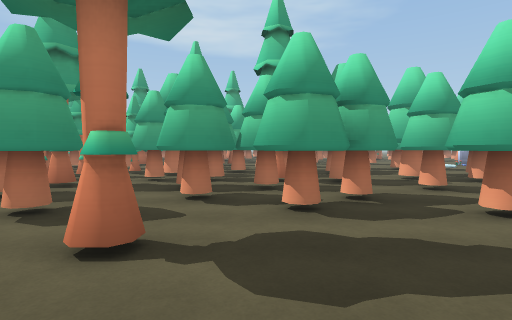
View 1 (above)

24 first-person views from a walk through a scene from a Unity 3-D project. The camera is 1.5 m above the floor, tilts 2° down and sees 80° across. The floor is counted in squares, 2 m on a side. Each view is taken from the middle of a square. On the plan, view 1 faces up. The plan holds only what a view shows up to about 10 squares ahead; the rest is blank. The place goes on beyond the plan. Some surface patterns are stand-ins.

View 2
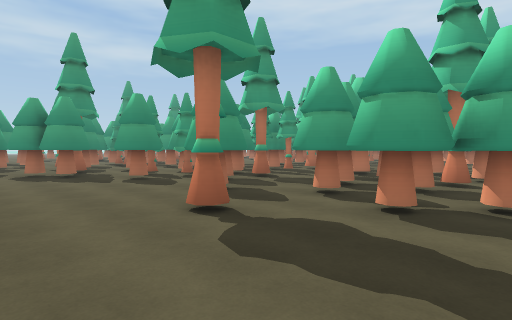

View 3
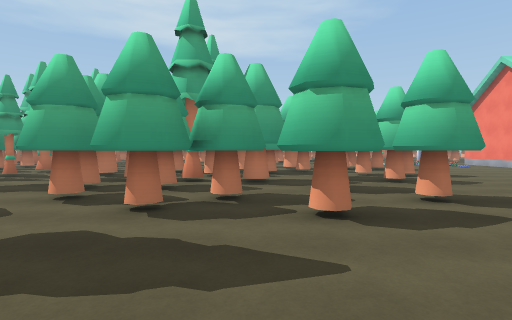

View 4
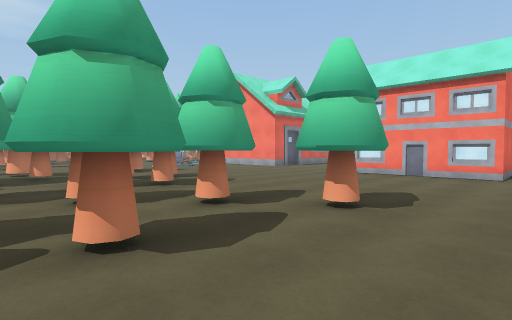

View 5
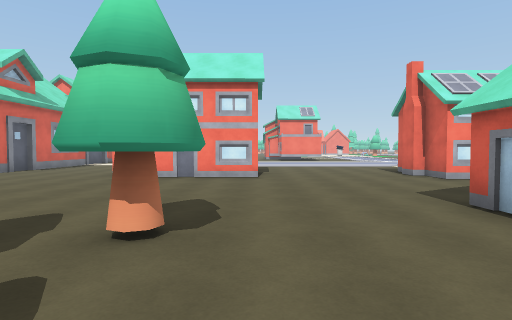

View 6
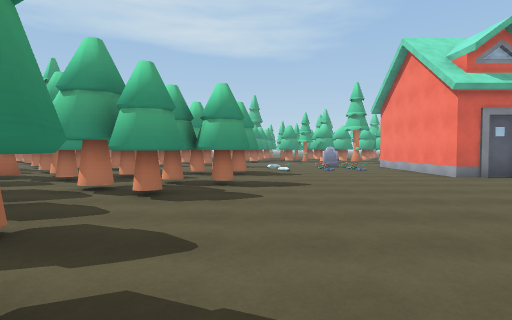

View 7
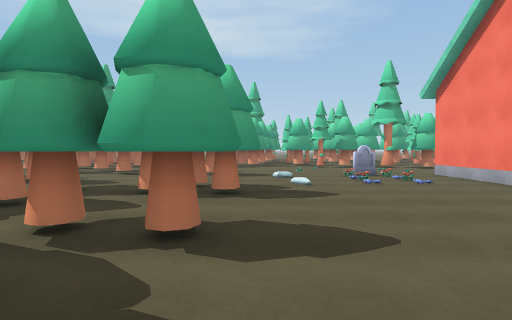

View 8
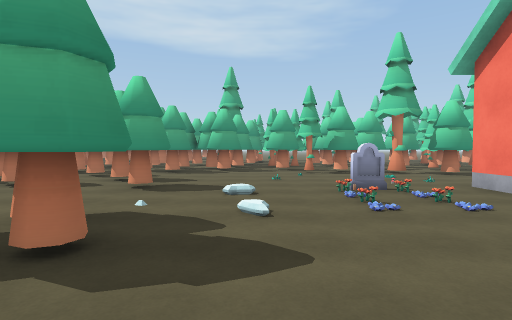

View 9
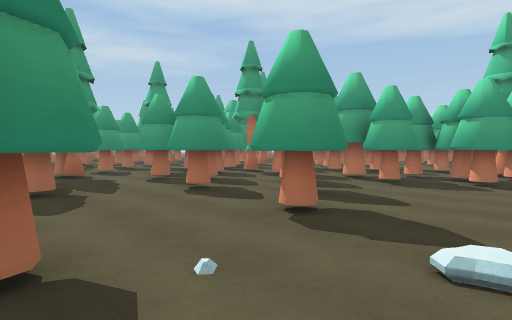

View 10
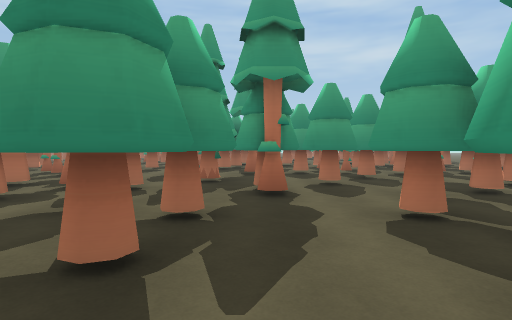

View 11
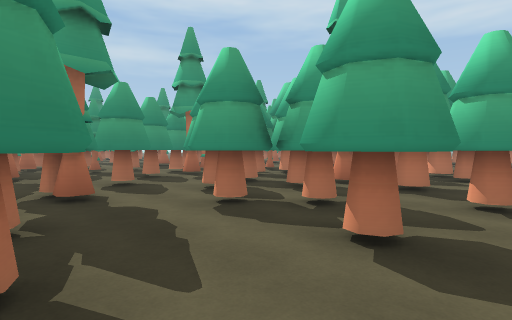

View 12
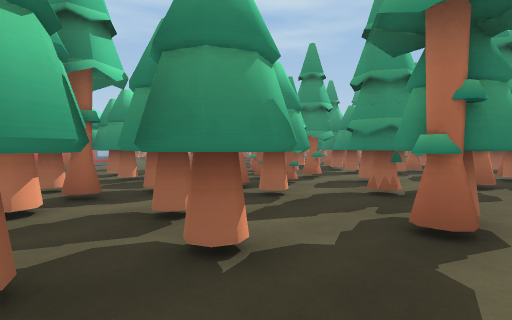

View 13
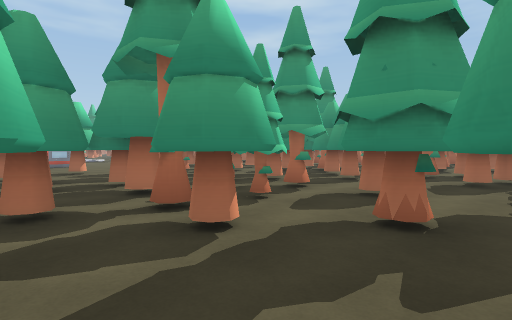

View 14
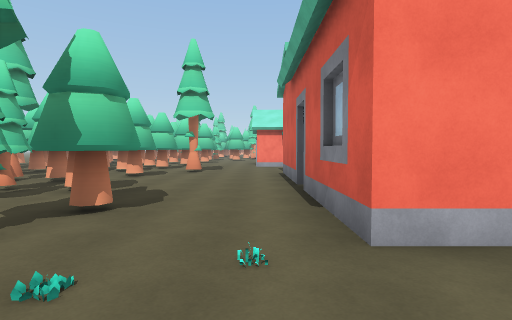

View 15
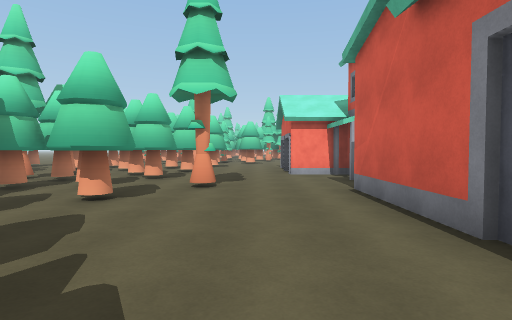

View 16
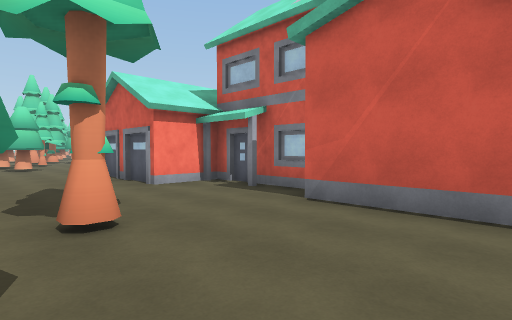

View 17
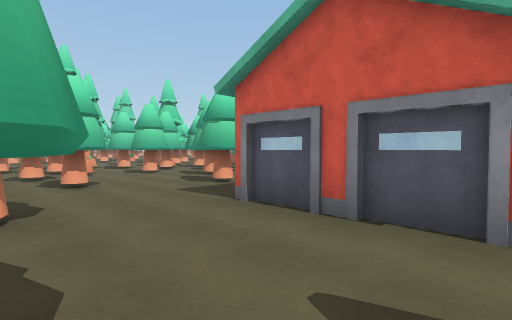

View 18
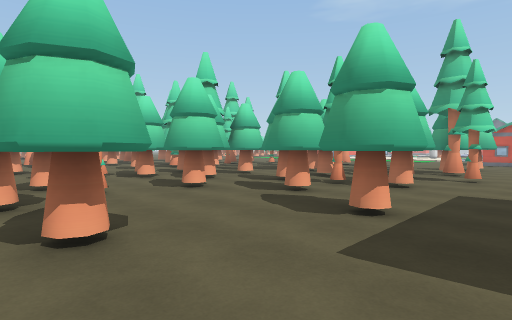

View 19
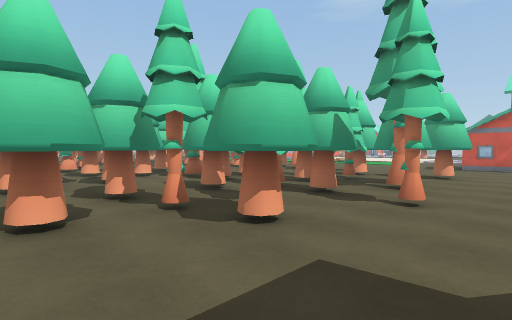

View 20
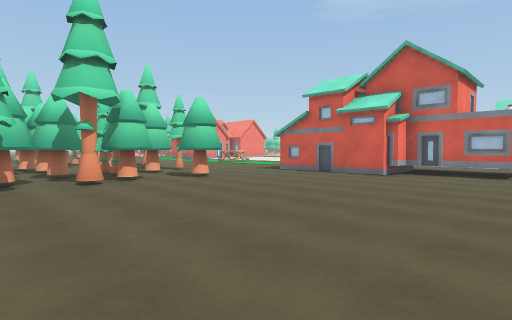

View 21
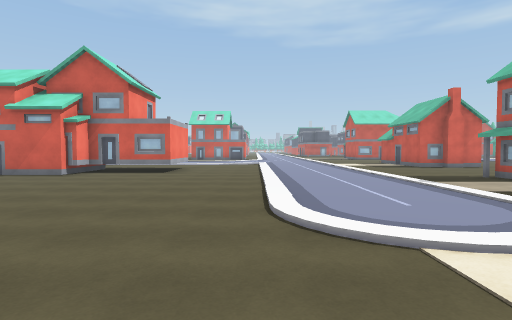

View 22
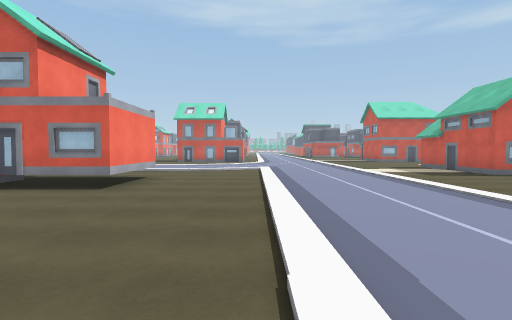

View 23
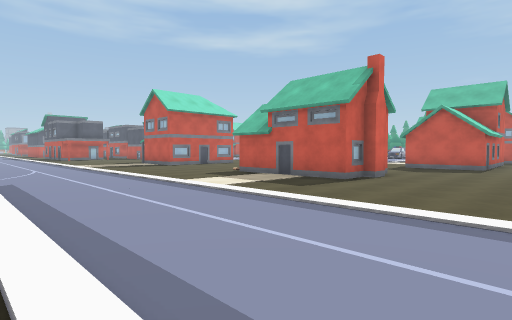

View 24
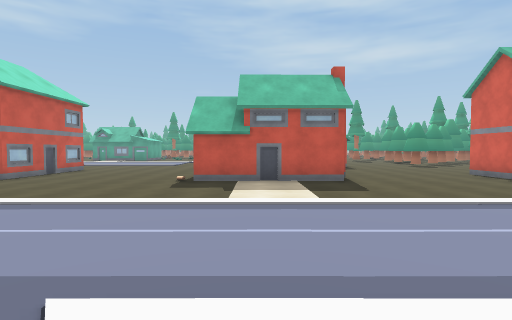

### Floor plan
Key: @ floor where view 1 was taken; # wall or solid block; . floor; / step, stairs or slope; O other object.
Columns run from 8 left of view 1 to 32 right of it. Each row starts with its distance up from view 1.
 19      OO OOO OOOO..OOOOO#O.OO..O.O..O.
 18   OOO OOOO.OO........OO.....O.........O.O
 17  OOOOO OOOOOOO..O...O................OO.O
 16  OOOOOOOOO.#.O......O..........####.....O
 15 OOOO.OO....O.OO...O..#######...#   .OO..O
 14 OO.O..OO.............       O###   ..OO.#
 13 O   OO  #OO...O....O.              ...OOO
 12  O OOOOOOOOO.OO......              ..OOOO
 11 OO OOO#OOOO..OO#.....              ..OOOO
 10 OOOOOOOO#OO#O........##     . ......O.OOO
  9 O OOOOOOOOOO OOO......     ...........OO
  8    OOOOOOO..OOO.......    ...........O OO
  7   OO.OO#OOO. O........   ............OOOO
  6   OOO OOOO.OO.......    ..../..........#O
  5  OO.O  OO#OOOO.....#    ..../........O.O
  4  OO..OOO#O.#.O.....#  O ..../...........
  3 OOOO.O.....O.OO....#  O...../..........
  2 O#.....O...........###O...../.........
  1 O.........................../.....O##
  0      ...@..  .............../..###
 -1                #............/..#
 -2                 ............/..#
 -3                   .O##....../....
 -4                      #....../....
 -5                      #......//
 -6                      #.......
 -7                    ..O......
 -8                    .........
 -9                    .........
-10                    ..... ...
-11                    ....   ..
-12                   O###

Positions as (right, up) in squares from view 1, and headings:
1: (0, 0), facing up
2: (2, 0), facing up-left
3: (2, 0), facing up
4: (2, 1), facing up-right
5: (3, 2), facing right
6: (7, 2), facing up
7: (7, 6), facing up
8: (8, 9), facing up
9: (8, 12), facing up-left
10: (4, 14), facing left
11: (4, 13), facing up-left
12: (2, 15), facing down-left
13: (0, 14), facing down-left
14: (10, 16), facing right
15: (14, 17), facing right
16: (17, 19), facing down-right
17: (23, 19), facing down-right
18: (27, 18), facing down-right
19: (27, 14), facing down-right
20: (22, 10), facing down-right
21: (20, 10), facing down
22: (20, 6), facing down
23: (20, 1), facing down-left
24: (21, -5), facing left
